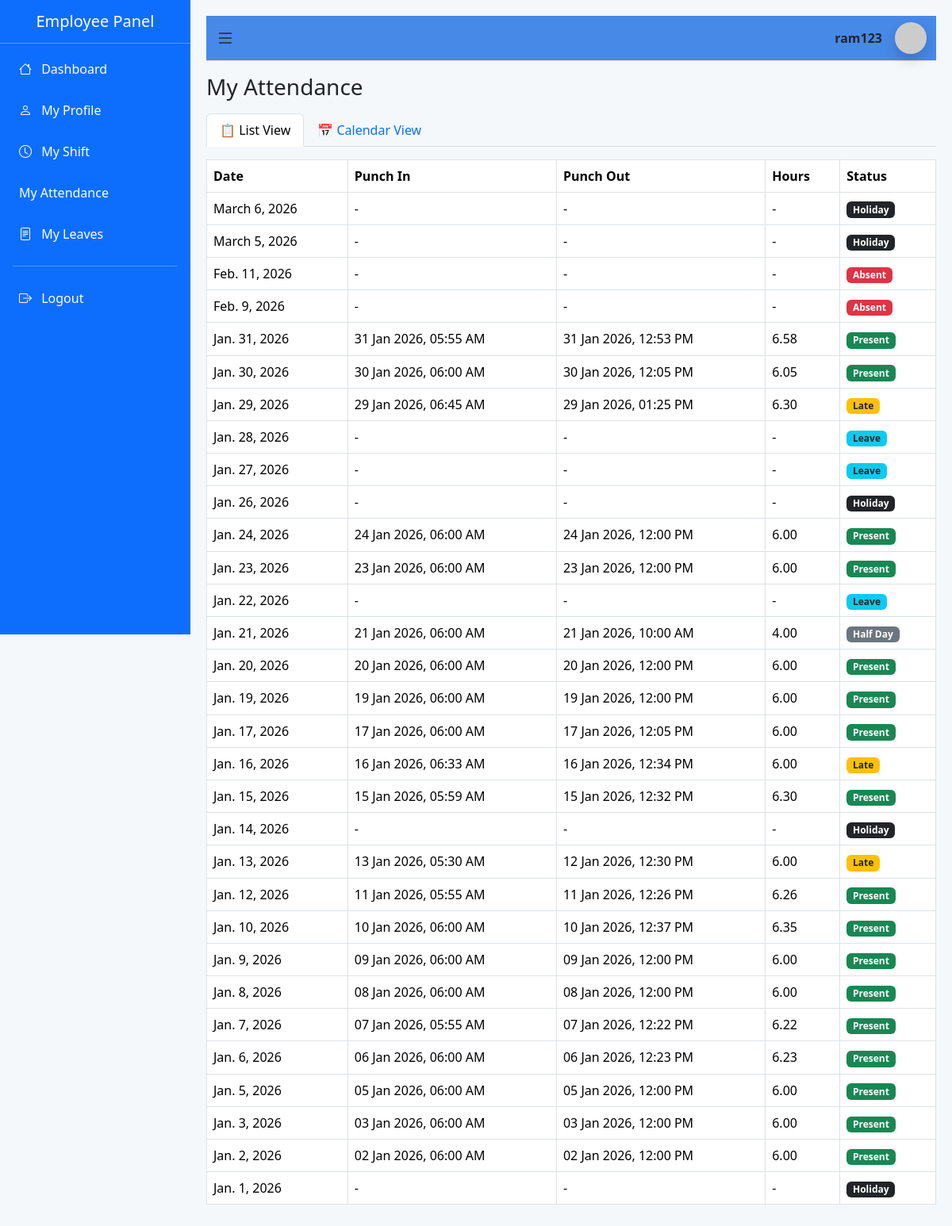
Page /attendance/my/ (signed in) on the earlier database version.
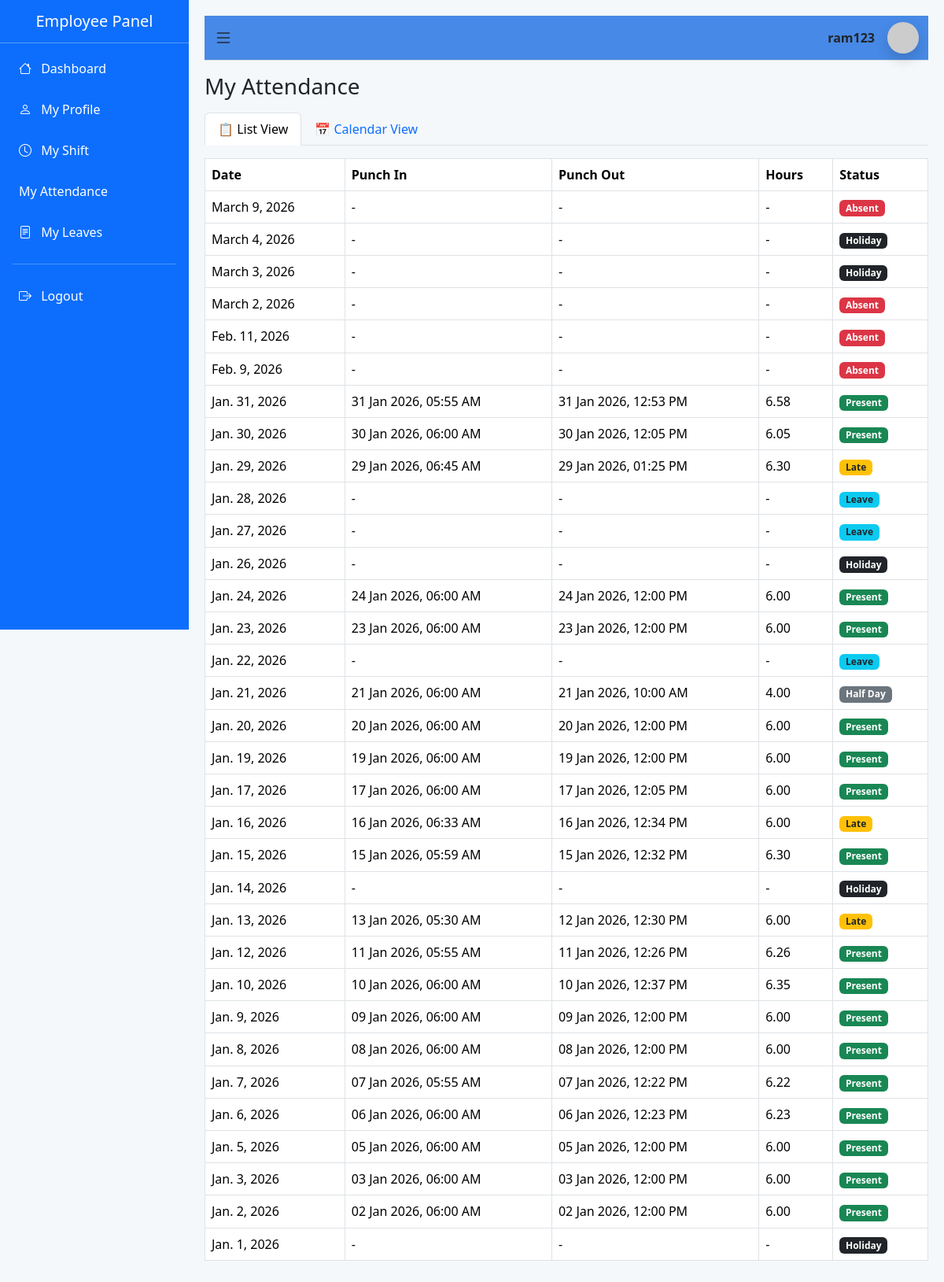
Same page on the later database version.
### app/models.py (models this page shows, shortened)
class Holiday(models.Model):
    name = models.CharField(max_length=100)
    date = models.DateField(unique=True)

class Attendance(models.Model):
    employee = models.ForeignKey(
        Employee,
        on_delete=models.CASCADE,
        related_name="attendance_records"
    )
    date = models.DateField(default=timezone.localdate)
    punch_in = models.DateTimeField(null=True, blank=True)
    punch_out = models.DateTimeField(null=True, blank=True)
    working_hours = models.DecimalField(
        max_digits=5,
        decimal_places=2,
        null=True,
        blank=True
    )
    status = models.CharField(
        max_length=20,
        choices=[
            ('Present', 'Present'),
            ('Late', 'Late'),
            ('Half Day', 'Half Day'),
            ('LWP', 'Leave With Pay'),
            ('Leave', 'Leave'),
            ('Holiday', 'Holiday'),
            ('Absent', 'Absent'),
        ],
        default='Absent'
    )
    is_processed = models.BooleanField(default=False)
    class Meta:
        ordering = ['-date']
        unique_together = ('employee', 'date')

### app/views.py (the view)
# urls.py: path('attendance/my/',views.employee_attendance_history,name='employee_attendance_history'),
@login_required
def employee_attendance_history(request):
    employee = request.user.employee_profile
    attendances = Attendance.objects.filter(employee=employee)
    leaves = Leave.objects.filter(employee=employee, status='Approved')
    holidays = Holiday.objects.all()
    rows = {}
    for att in attendances:
        rows[att.date] = {
            'date': att.date,
            'punch_in': att.punch_in,
            'punch_out': att.punch_out,
            'working_hours': att.working_hours,
            'status': att.status
        }
    for leave in leaves:
        current = leave.start_date
        while current <= leave.end_date:
            rows[current] = {
                'date': current,
                'punch_in': None,
                'punch_out': None,
                'working_hours': None,
                'status': 'Leave'
            }
            current += timedelta(days=1)
    for holiday in holidays:
        if holiday.date not in rows:
            rows[holiday.date] = {
                'date': holiday.date,
                'punch_in': None,
                'punch_out': None,
                'working_hours': None,
                'status': 'Holiday'
            }
    history = sorted(rows.values(), key=lambda x: x['date'], reverse=True)
    events = get_calendar_events(employee)
    return render(
        request,
        'employee/attendance_history.html',  # ← make sure this matches template
        {
            'history': history,
            'events': json.dumps(events)
        }
    )

### templates/employee/attendance_history.html (shortened to what this page needs)
{% extends 'employee/base_employee_dashboard.html' %}
{% block content %}
<h3 class="mb-3">My Attendance</h3>
<ul class="nav nav-tabs" id="attendanceTabs">
  <li class="nav-item">
    <button class="nav-link active"
            data-bs-toggle="tab"
            data-bs-target="#listTab"
            type="button">
      📋 List View
    </button>
  </li>
  <li class="nav-item">
    <button class="nav-link"
            data-bs-toggle="tab"
            data-bs-target="#calendarTab"
            type="button">
      📅 Calendar View
    </button>
  </li>
</ul>
<div class="tab-content mt-3">
  <div class="tab-pane fade show active" id="listTab">
    <table class="table table-bordered">
      <thead>
        <tr>
          <th>Date</th>
          <th>Punch In</th>
          <th>Punch Out</th>
          <th>Hours</th>
          <th>Status</th>
        </tr>
      </thead>
      <tbody>
        {% for a in history %}
        <tr>
          <td>{{ a.date }}</td>
          <td>{{ a.punch_in|date:"d M Y, h:i A"|default:"-" }}</td>
          <td>{{ a.punch_out|date:"d M Y, h:i A"|default:"-" }}</td>
          <td>{{ a.working_hours|default:"-" }}</td>
          <td>
            <span class="badge
              {% if a.status == 'Present' %}bg-success
              {% elif a.status == 'Late' %}bg-warning text-dark
              {% elif a.status == 'Half Day' %}bg-secondary
              {% elif a.status == 'Absent' %}bg-danger
              {% elif a.status == 'Leave' %}bg-info text-dark
              {% elif a.status == 'LWP' %}bg-primary
              {% elif a.status == 'Holiday' %}bg-dark
              {% else %}bg-light text-dark{% endif %}">
              {{ a.status }}
            </span>
          </td>
        </tr>
        {% empty %}
        <tr>
          <td colspan="5" class="text-center">No attendance records</td>
        </tr>
        {% endfor %}
      </tbody>
    </table>
  </div>
</div>
<link href="https://cdn.jsdelivr.net/npm/fullcalendar@6.1.8/index.global.min.css" rel="stylesheet">
{% endblock %}

Differences in the rows shown:
added Attendance: date "March 9, 2026", status "Absent"
added Attendance: date "March 2, 2026", status "Absent"
Other differences:
new list line: "March 4, 2026"
new list line: "- - - Holiday"
new list line: "March 3, 2026"
list line gone: "March 6, 2026"
list line gone: "- - - Holiday"
list line gone: "March 5, 2026"
